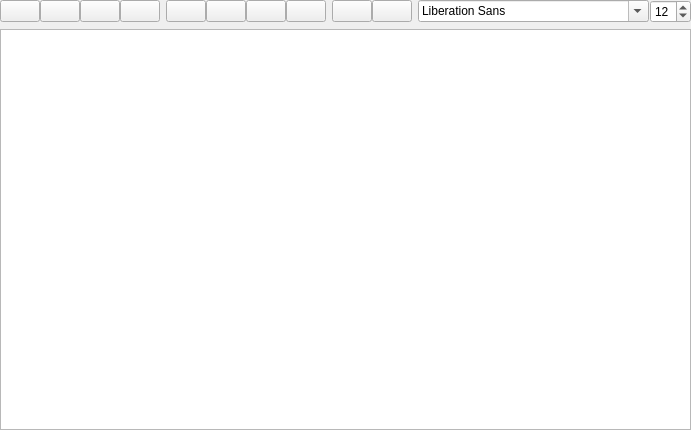
<ui version="4.0" >
 <class>RichTextWidget</class>
 <widget class="QWidget" name="RichTextWidget" >
  <property name="geometry" >
   <rect>
    <x>0</x>
    <y>0</y>
    <width>674</width>
    <height>430</height>
   </rect>
  </property>
  <property name="windowTitle" >
   <string>Form</string>
  </property>
  <layout class="QVBoxLayout" >
   <property name="spacing" >
    <number>-1</number>
   </property>
   <property name="margin" >
    <number>0</number>
   </property>
   <item>
    <layout class="QHBoxLayout" >
     <item>
      <layout class="QHBoxLayout" >
       <property name="spacing" >
        <number>0</number>
       </property>
       <item>
        <widget class="QPushButton" name="pushBold" >
         <property name="sizePolicy" >
          <sizepolicy vsizetype="Fixed" hsizetype="Fixed" >
           <horstretch>0</horstretch>
           <verstretch>0</verstretch>
          </sizepolicy>
         </property>
         <property name="focusPolicy" >
          <enum>Qt::NoFocus</enum>
         </property>
         <property name="toolTip" >
          <string>Bold</string>
         </property>
         <property name="text" >
          <string/>
         </property>
         <property name="icon" >
          <iconset resource="common.qrc" >:/images/images/text_bold.png</iconset>
         </property>
         <property name="checkable" >
          <bool>true</bool>
         </property>
         <property name="flat" >
          <bool>false</bool>
         </property>
        </widget>
       </item>
       <item>
        <widget class="QPushButton" name="pushItalic" >
         <property name="sizePolicy" >
          <sizepolicy vsizetype="Fixed" hsizetype="Fixed" >
           <horstretch>0</horstretch>
           <verstretch>0</verstretch>
          </sizepolicy>
         </property>
         <property name="focusPolicy" >
          <enum>Qt::NoFocus</enum>
         </property>
         <property name="toolTip" >
          <string>Italics</string>
         </property>
         <property name="text" >
          <string/>
         </property>
         <property name="icon" >
          <iconset resource="common.qrc" >:/images/images/text_italic.png</iconset>
         </property>
         <property name="checkable" >
          <bool>true</bool>
         </property>
         <property name="flat" >
          <bool>false</bool>
         </property>
        </widget>
       </item>
       <item>
        <widget class="QPushButton" name="pushUnderline" >
         <property name="sizePolicy" >
          <sizepolicy vsizetype="Fixed" hsizetype="Fixed" >
           <horstretch>0</horstretch>
           <verstretch>0</verstretch>
          </sizepolicy>
         </property>
         <property name="focusPolicy" >
          <enum>Qt::NoFocus</enum>
         </property>
         <property name="toolTip" >
          <string>Underline</string>
         </property>
         <property name="text" >
          <string/>
         </property>
         <property name="icon" >
          <iconset resource="common.qrc" >:/images/images/text_under.png</iconset>
         </property>
         <property name="checkable" >
          <bool>true</bool>
         </property>
         <property name="flat" >
          <bool>false</bool>
         </property>
        </widget>
       </item>
       <item>
        <widget class="QPushButton" name="pushStrike" >
         <property name="sizePolicy" >
          <sizepolicy vsizetype="Fixed" hsizetype="Fixed" >
           <horstretch>0</horstretch>
           <verstretch>0</verstretch>
          </sizepolicy>
         </property>
         <property name="focusPolicy" >
          <enum>Qt::NoFocus</enum>
         </property>
         <property name="toolTip" >
          <string>Strikethrough</string>
         </property>
         <property name="text" >
          <string/>
         </property>
         <property name="icon" >
          <iconset resource="common.qrc" >:/images/images/text_strike.png</iconset>
         </property>
         <property name="checkable" >
          <bool>true</bool>
         </property>
         <property name="flat" >
          <bool>false</bool>
         </property>
        </widget>
       </item>
      </layout>
     </item>
     <item>
      <layout class="QHBoxLayout" >
       <property name="spacing" >
        <number>0</number>
       </property>
       <item>
        <widget class="QPushButton" name="pushLeftJustify" >
         <property name="sizePolicy" >
          <sizepolicy vsizetype="Fixed" hsizetype="Fixed" >
           <horstretch>0</horstretch>
           <verstretch>0</verstretch>
          </sizepolicy>
         </property>
         <property name="focusPolicy" >
          <enum>Qt::NoFocus</enum>
         </property>
         <property name="toolTip" >
          <string>Left Justify</string>
         </property>
         <property name="text" >
          <string/>
         </property>
         <property name="icon" >
          <iconset resource="common.qrc" >:/images/images/leftjust.png</iconset>
         </property>
         <property name="checkable" >
          <bool>true</bool>
         </property>
         <property name="autoExclusive" >
          <bool>true</bool>
         </property>
        </widget>
       </item>
       <item>
        <widget class="QPushButton" name="pushCenter" >
         <property name="sizePolicy" >
          <sizepolicy vsizetype="Fixed" hsizetype="Fixed" >
           <horstretch>0</horstretch>
           <verstretch>0</verstretch>
          </sizepolicy>
         </property>
         <property name="focusPolicy" >
          <enum>Qt::NoFocus</enum>
         </property>
         <property name="toolTip" >
          <string>Center</string>
         </property>
         <property name="text" >
          <string/>
         </property>
         <property name="icon" >
          <iconset resource="common.qrc" >:/images/images/text_center.png</iconset>
         </property>
         <property name="checkable" >
          <bool>true</bool>
         </property>
         <property name="autoExclusive" >
          <bool>true</bool>
         </property>
        </widget>
       </item>
       <item>
        <widget class="QPushButton" name="pushRightJustify" >
         <property name="sizePolicy" >
          <sizepolicy vsizetype="Fixed" hsizetype="Fixed" >
           <horstretch>0</horstretch>
           <verstretch>0</verstretch>
          </sizepolicy>
         </property>
         <property name="focusPolicy" >
          <enum>Qt::NoFocus</enum>
         </property>
         <property name="toolTip" >
          <string>Right Justify</string>
         </property>
         <property name="text" >
          <string/>
         </property>
         <property name="icon" >
          <iconset resource="common.qrc" >:/images/images/rightjust.png</iconset>
         </property>
         <property name="checkable" >
          <bool>true</bool>
         </property>
         <property name="autoExclusive" >
          <bool>true</bool>
         </property>
        </widget>
       </item>
       <item>
        <widget class="QPushButton" name="pushJustify" >
         <property name="sizePolicy" >
          <sizepolicy vsizetype="Fixed" hsizetype="Fixed" >
           <horstretch>0</horstretch>
           <verstretch>0</verstretch>
          </sizepolicy>
         </property>
         <property name="focusPolicy" >
          <enum>Qt::NoFocus</enum>
         </property>
         <property name="toolTip" >
          <string>Justify</string>
         </property>
         <property name="text" >
          <string/>
         </property>
         <property name="icon" >
          <iconset resource="common.qrc" >:/images/images/text_block.png</iconset>
         </property>
         <property name="checkable" >
          <bool>true</bool>
         </property>
         <property name="autoExclusive" >
          <bool>true</bool>
         </property>
        </widget>
       </item>
      </layout>
     </item>
     <item>
      <layout class="QHBoxLayout" >
       <property name="spacing" >
        <number>0</number>
       </property>
       <item>
        <widget class="QPushButton" name="pushForegroundColor" >
         <property name="sizePolicy" >
          <sizepolicy vsizetype="Fixed" hsizetype="Fixed" >
           <horstretch>0</horstretch>
           <verstretch>0</verstretch>
          </sizepolicy>
         </property>
         <property name="focusPolicy" >
          <enum>Qt::NoFocus</enum>
         </property>
         <property name="toolTip" >
          <string>Foreground Color</string>
         </property>
         <property name="text" >
          <string/>
         </property>
        </widget>
       </item>
       <item>
        <widget class="QPushButton" name="pushBackgroundColor" >
         <property name="sizePolicy" >
          <sizepolicy vsizetype="Fixed" hsizetype="Fixed" >
           <horstretch>0</horstretch>
           <verstretch>0</verstretch>
          </sizepolicy>
         </property>
         <property name="focusPolicy" >
          <enum>Qt::NoFocus</enum>
         </property>
         <property name="toolTip" >
          <string>Background color</string>
         </property>
         <property name="text" >
          <string/>
         </property>
        </widget>
       </item>
      </layout>
     </item>
     <item>
      <layout class="QHBoxLayout" >
       <property name="spacing" >
        <number>1</number>
       </property>
       <item>
        <widget class="QFontComboBox" name="uiFont" >
         <property name="toolTip" >
          <string>Select font</string>
         </property>
        </widget>
       </item>
       <item>
        <widget class="QSpinBox" name="uiFontSize" >
         <property name="sizePolicy" >
          <sizepolicy vsizetype="Fixed" hsizetype="Fixed" >
           <horstretch>0</horstretch>
           <verstretch>0</verstretch>
          </sizepolicy>
         </property>
         <property name="toolTip" >
          <string>Select font size</string>
         </property>
         <property name="minimum" >
          <number>4</number>
         </property>
         <property name="value" >
          <number>12</number>
         </property>
        </widget>
       </item>
      </layout>
     </item>
    </layout>
   </item>
   <item>
    <widget class="QTextEdit" name="uiText" />
   </item>
  </layout>
 </widget>
 <resources>
  <include location="common.qrc" />
 </resources>
 <connections/>
</ui>
